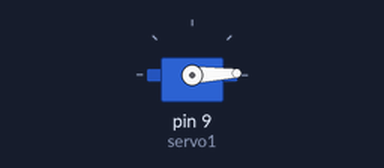
Bench run of a sketch on a simulated Arduino Uno, built with avr-gcc and run on an emulated ATmega328P. Parts: servo.

Above: at 0.05 s.
At 1.75 s:
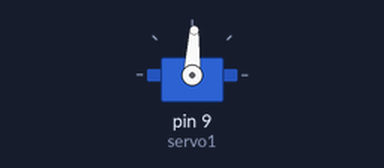
At 3.45 s:
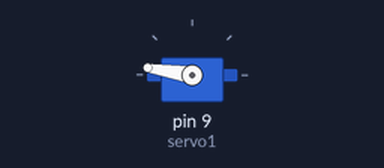
At 6.9 s:
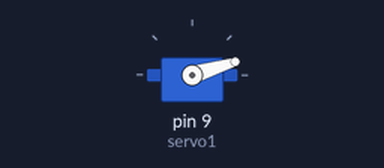
Timing chart, 0 to 9.4 s (numbered marks = the images above):
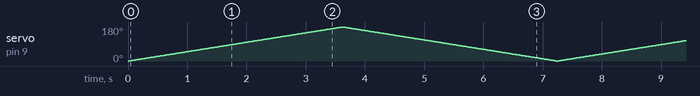

The sketch:

Code4.ino
```cpp
#include <Servo.h>

Servo servo1;

void setup() {
  servo1.attach(9);
}

void loop() {
  for (int pos = 0; pos <= 360; pos += 1) {
    servo1.write(pos <= 180 ? pos : (180 - (pos - 180)));
    delay(20);
  }
}
```
